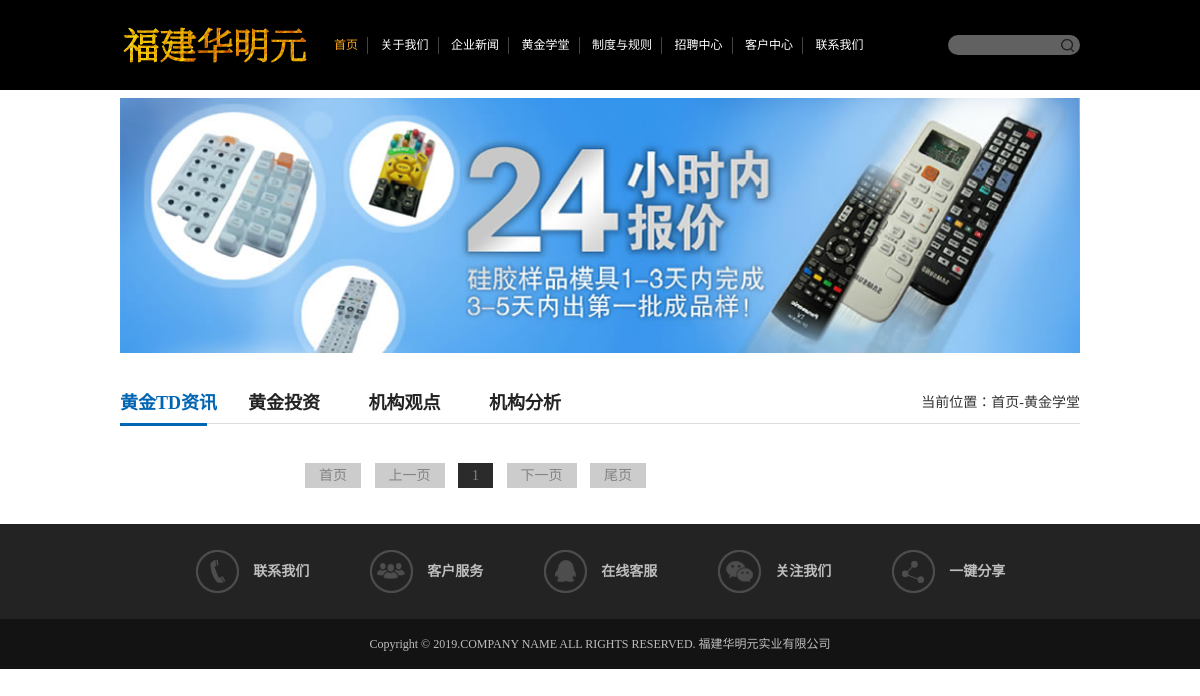
Page /golds/ on the earlier database version.
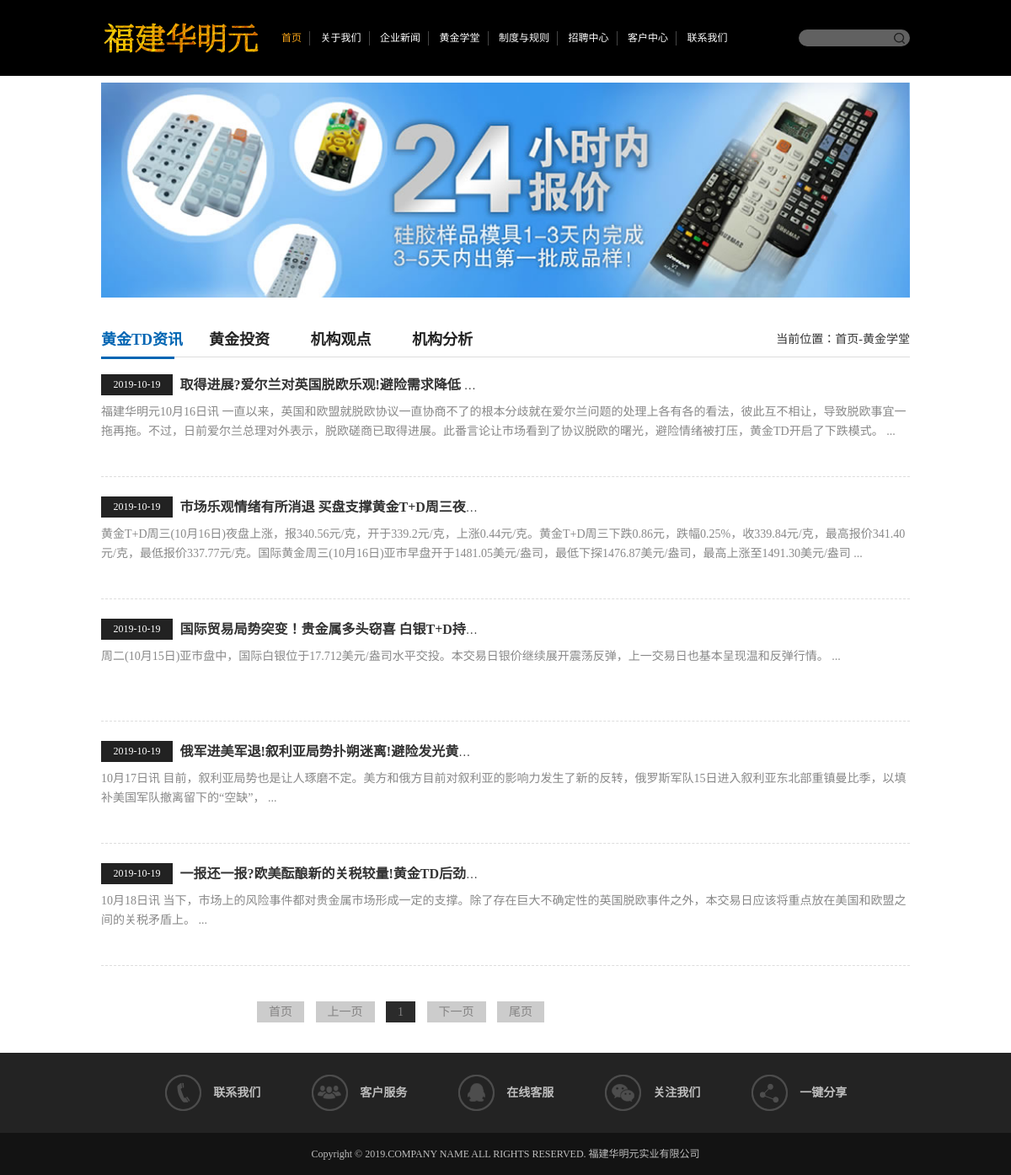
Same page on the later database version.
### apps/golds/models.py (models this page shows, shortened)
class Golds(models.Model):
    title = models.CharField(max_length=50, verbose_name="新闻标题", help_text="新闻标题")
    author = models.CharField(max_length=20, verbose_name="新闻来源", help_text="新闻来源")
    gold_type = models.ForeignKey(GoldType, on_delete=models.DO_NOTHING, verbose_name="黄金学堂", help_text="黄金学堂")
    read_num = models.IntegerField(default=0, verbose_name="阅读次数", help_text="阅读次数")
    text = models.TextField(max_length=500, verbose_name="文章摘要", help_text="文章摘要")
    content = RichTextUploadingField(verbose_name="文章", help_text="文章")
    created_time = models.DateTimeField(auto_now_add=True,verbose_name="发布时间", help_text="发布时间")
    class Meta:
        ordering = ["id", '-created_time']
        db_table = "tb_gold"  # 指明数据库表名
        verbose_name = "黄金新闻"  # 在admin站点中显示的名称
        verbose_name_plural = verbose_name  # 显示的复数名称

### apps/golds/views.py (the view)
# urls.py: path('', views.golds,name="golds"),
def golds(request):
    golds_all_list = Golds.objects.only("id","title","created_time","text").filter(gold_type=1).order_by("-created_time")
    paginator = Paginator(golds_all_list, 5)
    page_num = request.GET.get('page', 1)
    page_of_news = paginator.get_page(page_num)
    golds = page_of_news.object_list
    currentr_page_num = page_of_news.number
    page_range = [x for x in range(int(currentr_page_num) - 2, int(currentr_page_num) + 3) if
                  0 < x <= paginator.num_pages]
    return render(request,"golds/golds.html",locals())

### templates/golds/golds.html (shortened to what this page needs)
{% extends "index/base.html" %}
{% block banner %}
<div class="banner banner_s"><img src="../../static/upload/banner.jpg" alt="黄金学堂"/></div>
{% endblock %}
{% block main %}
<div class="space_hx">&nbsp;</div>
<div class="scd clearfix">
	<div class="scd_top">
    	<div class="s_nav">
        	<a href="{% url 'golds' %}"  class="active"><span>黄金TD资讯</span></a>
            <a href="{% url 'golds_tz' %}"><span>黄金投资</span></a>
            <a href="{% url 'golds_gd' %}"><span>机构观点</span></a>
            <a href="{% url 'golds_fx' %}"><span>机构分析</span></a>
        </div>
        <div class="pst">
        	当前位置：<a href="{% url 'index' %}">首页</a>-<a href="javascript:void(0);">黄金学堂</a>
        </div>
    </div>
        <div class="news">
            <div class="new_m">
                {% for gold in golds %}
                    <div class="n_m" >
                        <div class="title">
                            <span>{{ gold.created_time|date:"Y-m-d" }}</span>
                            <p class="name"><a href="{% url 'golds_d' gold.id %}" target="_blank"><b>{{ gold.title }}</b></a></p>
                        </div>
                        <div class="des">
                            {{ gold.text }} ...
                        </div>
                    </div>
                {% endfor %}
            </div>
        </div>
    <div class="space_hx">&nbsp;</div>
    <div class="fenye_box">
    	<a href="?page=1">首页</a>
            {% if page_of_news.has_previous %}
                <a href="?page={{ page_of_news.previous_page_number }}" aria-label="Previous">上一页</a>
            {% else %}
                <a aria-hidden="true">上一页</a>
            {% endif %}
            {% for page_num in page_range %}
                {% if page_num == page_of_news.number %}
                    <a  class="on" style="background-color: #2b2b2b">{{ page_num }}</a>
                {% else %}
                    <a href="?page={{ page_num }}">{{ page_num }}</a>
                {% endif %}
            {% endfor %}
            {% if page_of_news.has_next %}
                <a href="?page={{ page_of_news.next_page_number }}" aria-label="Next">下一页</a>
            {% else %}
                <a aria-hidden="true">下一页</a>
            {% endif %}
           <a href="?page={{ paginator.num_pages }}">尾页</a>
    </div>
    </div>
{% endblock %}

### templates/index/base.html (shortened to what this page needs)
<html xmlns="http://www.w3.org/1999/xhtml">
<head>
<link rel="stylesheet" type="text/css" href="../../static/css/reset.css"/>
<link rel="stylesheet" type="text/css" href="../../static/css/thems.css">
<link rel="stylesheet" type="text/css" href="../../static/css/responsive.css">
</head>
<body>
<div class="header">
    <div class="head clearfix">
        <div class="logo"><a href="javascript:void(0);"><img src="../../static/images/logo2.png" alt="福建华明元实业有限公司"/></a></div>
        <div class="head_r clearfix">
        	<div class="search">
                <input name="" type="text">
                <input name="" type="submit" value="">
            </div>
            <div class="nav_m">
                <ul class="nav clearfix">
                    <li class="now"><a href="{% url 'index' %}">首页</a></li>
                    <li><a target="_blank"  href="{% url 'about' %}">关于我们</a></li>
                    <li><a target="_blank"  href="{% url 'news' %}">企业新闻</a></li>
                    <li class="er"><a target="_blank"  href="{% url 'golds' %}">黄金学堂</a></li>
                    <li><a target="_blank"  href="{% url 'rule' %}">制度与规则</a></li>
                    <li><a target="_blank"  href="{% url 'recruit' %}">招聘中心</a></li>
                    <li><a target="_blank"  href="{% url 'customer' %}" rel="nofollow">客户中心</a></li>
                    <li><a target="_blank"  href="{% url 'contact' %}" rel="nofollow">联系我们</a></li>
                </ul>
            </div>
        </div>
    </div>
</div>
{% block banner %}
{% endblock %}
{% block main %}
{% endblock %}
<div class="fn_bg">
	<ul class="f_nav clearfix">
    	<li>
        	<a target="_blank"  href="{% url 'contact' %}">
            	<img src="../../static/images/f_1.png" alt="联系我们"/>
                <span>联系我们</span>
            </a>
        </li>
        <li>
        	<a target="_blank"  href="{% url 'customer' %}">
            	<img src="../../static/images/f_2.png" alt="客户服务"/>
                <span>客户服务</span>
            </a>
        </li>
        <li>
        	<a href="javascript:void(0);">
            	<img src="../../static/images/f_3.png" alt="在线客服"/>
                <span>在线客服</span>
            </a>
        </li>
        <li>
        	<a href="javascript:void(0);">
            	<img src="../../static/images/f_4.png" alt="关注我们"/>
                <span>关注我们</span>
            </a>
        </li>
        <li>
        	<a href="javascript:void(0);">
            	<img src="../../static/images/f_5.png" alt="一键分享"/>
                <span>一键分享</span>
            </a>
        </li>
    </ul>
</div>
<div class="bq">Copyright © 2019.COMPANY NAME ALL RIGHTS RESERVED. <a href="javascript:void(0);">福建华明元实业有限公司</a></div>
</body>
</html>

### static/css/responsive.css (style rules this page uses)
@media screen and (max-width:1200px) { .header .head,.banner,.i_ma,.i_mb,.friend,.fn_bg .f_nav,.scd { width:960px; } }
@media screen and (max-width:1200px) { .head .nav_m { width:615px; margin-left:0; } }
@media screen and (max-width:1200px) { .head .nav li a { padding:0 9px; } }
@media screen and (max-width:1200px) { .header .head .head_r { width:755px; } }
@media screen and (max-width:1200px) { .news .n_m .title p { width:355px; } }

Differences in the rows shown:
added Golds: created_time "2019-10-19", title "取得进展?爱尔兰对英国脱欧乐观!避险需求降低…", text "福建华明元10月16日讯 一直以来，英国和欧盟就脱欧协议一直协商不了的根本分歧就在爱尔兰问题的处理上各有各的看法，彼此互不相让，导致脱欧事宜一拖再拖。不过，日前爱尔兰总理对外表示，脱欧磋商已取得进展。此番言论让市场看到了协议脱欧的曙光，避险情绪被打压，黄金TD开启了下跌模式。"
added Golds: created_time "2019-10-19", title "市场乐观情绪有所消退 买盘支撑黄金T+D周三夜…", text "黄金T+D周三(10月16日)夜盘上涨，报340.56元/克，开于339.2元/克，上涨0.44元/克。黄金T+D周三下跌0.86元，跌幅0.25%，收339.84元/克，最高报价341.40元/克，最低报价337.77元/克。国际黄金周三(10月16日)亚市早盘开于1481.05美元/盎司，最低下探1476.87美元/盎司，最高上涨至1491.30美元/盎司"
added Golds: created_time "2019-10-19", title "国际贸易局势突变！贵金属多头窃喜 白银T+D持…", text "周二(10月15日)亚市盘中，国际白银位于17.712美元/盎司水平交投。本交易日银价继续展开震荡反弹，上一交易日也基本呈现温和反弹行情。"
added Golds: created_time "2019-10-19", title "俄军进美军退!叙利亚局势扑朔迷离!避险发光黄…", text "10月17日讯 目前，叙利亚局势也是让人琢磨不定。美方和俄方目前对叙利亚的影响力发生了新的反转，俄罗斯军队15日进入叙利亚东北部重镇曼比季，以填补美国军队撤离留下的“空缺”，"
added Golds: created_time "2019-10-19", title "一报还一报?欧美酝酿新的关税较量!黄金TD后劲…", text "10月18日讯 当下，市场上的风险事件都对贵金属市场形成一定的支撑。除了存在巨大不确定性的英国脱欧事件之外，本交易日应该将重点放在美国和欧盟之间的关税矛盾上。"
